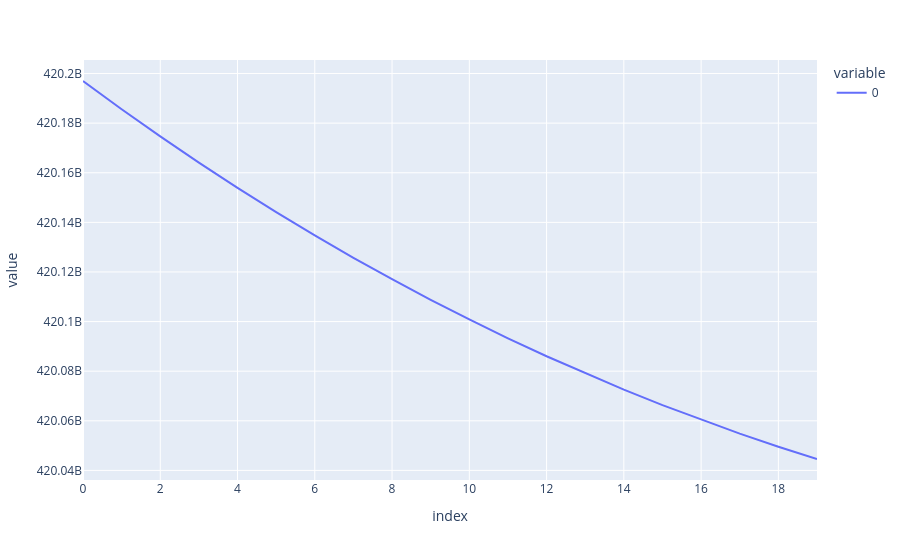

Source (notebook cell):
### Code cell
px.line(data.out)

### Figure 1 — Plotly figure (JSON) as saved in the notebook; plotly's stock layout.template omitted (floating-point values rounded to 4 significant figures)
{"data": [{"hovertemplate": "variable=0<br>index=%{x}<br>value=%{y}<extra></extra>", "legendgroup": "0", "line": {"color": "#636efa", "dash": "solid"}, "marker": {"symbol": "circle"}, "mode": "lines", "name": "0", "orientation": "v", "showlegend": true, "type": "scatter", "x": [0, 1, 2, 3, 4, 5, 6, 7, 8, 9, 10, 11, 12, 13, 14, 15, 16, 17, 18, 19], "xaxis": "x", "y": [420200000000.0, 420200000000.0, 420200000000.0, 420200000000.0, 420200000000.0, 420100000000.0, 420100000000.0, 420100000000.0, 420100000000.0, 420100000000.0, 420100000000.0, 420100000000.0, 420100000000.0, 420100000000.0, 420100000000.0, 420100000000.0, 420100000000.0, 420100000000.0, 420000000000.0, 420000000000.0], "yaxis": "y"}], "layout": {"legend": {"title": {"text": "variable"}, "tracegroupgap": 0}, "margin": {"t": 60}, "xaxis": {"anchor": "y", "domain": [0, 1], "title": {"text": "index"}}, "yaxis": {"anchor": "x", "domain": [0, 1], "title": {"text": "value"}}}}
